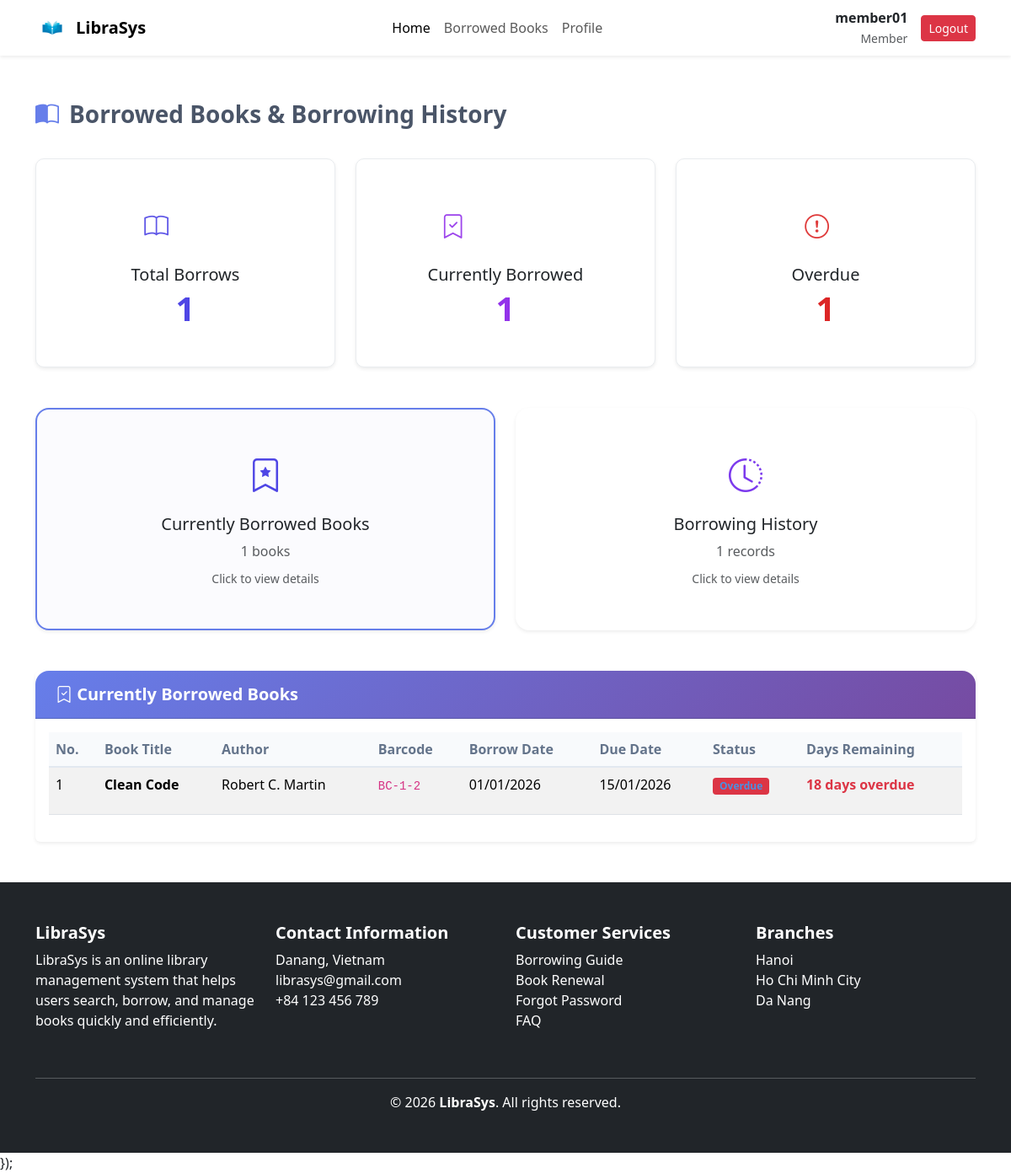
/member/borrowedBooks (signed in), run on the app's committed database.
### tables this page shows
CREATE TABLE `borrow_records` (
  `borrow_id` int(11) NOT NULL,
  `user_id` int(11) DEFAULT NULL,
  `borrow_date` date NOT NULL,
  `due_date` date NOT NULL,
  `return_date` date DEFAULT NULL,
  `status` enum('borrowed','returned','overdue') DEFAULT 'borrowed'
);

CREATE TABLE `books` (
  `book_id` int(11) NOT NULL,
  `title` varchar(255) NOT NULL,
  `author` varchar(150) DEFAULT NULL,
  `category_id` int(11) DEFAULT NULL,
  `image_url` varchar(255) DEFAULT NULL,
  `Description` text DEFAULT NULL
);

CREATE TABLE `book_copies` (
  `book_copy_id` int(11) NOT NULL,
  `book_id` int(11) DEFAULT NULL,
  `status` enum('available','borrowed','damaged','lost') DEFAULT 'available',
  `barcode` varchar(50) DEFAULT NULL,
  `created_at` timestamp NOT NULL DEFAULT current_timestamp()
);

### app/core/Controller.php (called while the page is built, shortened)
<?php
class Controller
{
    protected function model($model)
    {
        $modelPath = __DIR__ . '/../models/' . $model . '.php';
        return new $model();
    }
    protected function view($view, $data = [])
    {
        extract($data);
        $viewPath = __DIR__ . '/../views/' . $view . '.php';
        require_once $viewPath;
    }
}

### app/controllers/MemberController.php (called while the page is built, shortened)
<?php
class MemberController extends Controller
{
    public function borrowedBooks()
    {
        $user_id = $_SESSION['user_id'];
        $borrowRecordModel = $this->model('BorrowRecord');
        $currentBorrows = $borrowRecordModel->getCurrentBorrowsByUser($user_id);
        $borrowHistory = $borrowRecordModel->getBorrowHistoryByUser($user_id);
        $this->view('member/borrowed_books', [
            'currentBorrows' => $currentBorrows,
            'borrowHistory' => $borrowHistory,
            'title' => 'Sách Đang Mượn & Lịch Sử Mượn'
        ]);
    }
}

### app/core/Router.php (called while the page is built, shortened)
<?php
class Router
{
    public function run()
    {
        $requestUri = parse_url($_SERVER['REQUEST_URI'], PHP_URL_PATH);
        if (strpos($requestUri, '/public/') !== false) {
            $requestUri = substr($requestUri, strpos($requestUri, '/public/') + 8);
        } elseif (substr($requestUri, -7) === '/public') {
            $requestUri = '';
        } else {
            $requestUri = trim($requestUri, '/');
        }
        $requestUri = trim($requestUri, '/');
        $requestUri = preg_replace('/\.php$/', '', $requestUri);
        $requestUri = preg_replace('/^index\/?/', '', $requestUri);
        $parts = !empty($requestUri) ? explode('/', $requestUri) : [];
        $parts = array_filter($parts, fn($p) => !empty($p));
        $parts = array_values($parts);
        $method = !empty($parts[1]) ? $parts[1] : 'index';
        $params = array_slice($parts, 2);
        $controller = new $controllerName();
        call_user_func_array([$controller, $method], $params);
    }
}

### public/index.php (called while the page is built, shortened)
<?php
require_once __DIR__ . '/../app/config/database.php';
require_once __DIR__ . '/../app/core/Router.php';
require_once __DIR__ . '/../app/core/Controller.php';
require_once __DIR__ . '/../app/core/Model.php';
$router = new Router();
$router->run();

### app/core/Model.php (called while the page is built, shortened)
<?php
class Model {
    public function __construct() {
        $database = new Database();
        $this->db = $database->connect();
    }
}

### app/config/database.php (called while the page is built, shortened)
<?php
class Database {
    private $host = 'localhost';
    private $db_name = 'library_management';
    private $username = 'root';
    private $password = '';
    private $conn;
    public function connect() {
        try {
            $this->conn = new PDO(
                "mysql:host={$this->host};dbname={$this->db_name};charset=utf8",
                $this->username,
                $this->password
            );
            $this->conn->setAttribute(PDO::ATTR_ERRMODE, PDO::ERRMODE_EXCEPTION);
        } catch (PDOException $e) {
            die('Database connection failed: ' . $e->getMessage());
        }
        return $this->conn;
    }
}

### app/models/BorrowRecord.php (called while the page is built, shortened)
<?php
class BorrowRecord extends Model
{
    public function getBorrowHistoryByUser($user_id)
    {
        $sql = "SELECT
                    br.borrow_id,
                    br.borrow_date,
                    br.due_date,
                    br.return_date,
                    br.status,
                    b.title,
                    b.author,
                    bc.barcode
                FROM borrow_records br
                INNER JOIN borrow_records_book_copies brbc ON br.borrow_id = brbc.borrow_id
                INNER JOIN book_copies bc ON brbc.book_copy_id = bc.book_copy_id
                INNER JOIN books b ON bc.book_id = b.book_id
                WHERE br.user_id = ?
                ORDER BY br.borrow_date DESC";
        $stmt = $this->db->prepare($sql);
        $stmt->execute([$user_id]);
        return $stmt->fetchAll(PDO::FETCH_ASSOC);
    }
    public function getCurrentBorrowsByUser($user_id)
    {
        $sql = "SELECT
                    br.borrow_id,
                    br.borrow_date,
                    br.due_date,
                    br.status,
                    b.title,
                    b.author,
                    b.book_id,
                    bc.barcode,
                    DATEDIFF(br.due_date, CURDATE()) as days_remaining
                FROM borrow_records br
                INNER JOIN borrow_records_book_copies brbc ON br.borrow_id = brbc.borrow_id
                INNER JOIN book_copies bc ON brbc.book_copy_id = bc.book_copy_id
                INNER JOIN books b ON bc.book_id = b.book_id
                WHERE br.user_id = ? AND br.status != 'returned'
                ORDER BY br.due_date ASC";
        $stmt = $this->db->prepare($sql);
        $stmt->execute([$user_id]);
        return $stmt->fetchAll(PDO::FETCH_ASSOC);
    }
}

### app/views/member/borrowed_books.php (the view, shortened to what this page needs)
<?php
require_once __DIR__ . '/../layouts/header.php';
$totalBorrows =  count($borrowHistory);
$overdueCount = 0;
foreach ($currentBorrows as $borrow) {
    if ($borrow['status'] == 'overdue') {
        $overdueCount++;
    }
}
?>
<div class="container my-5">
    <div class="page-title">
        <i class="bi bi-book-half"></i>
        <span>Borrowed Books & Borrowing History</span>
    </div>
    <div class="row mb-5 gy-4">
        <div class="col-md-4 col-sm-6">
            <div class="card text-center shadow-sm h-100 stat-card stat-card-primary">
                <div class="card-body py-4">
                    <div class="stat-icon">
                        <i class="bi bi-book"></i>
                    </div>
                    <h5 class="card-title">Total Borrows</h5>
                    <p class="card-text stat-number stat-number-primary"><?php echo $totalBorrows; ?></p>
                </div>
            </div>
        </div>
        <div class="col-md-4 col-sm-6">
            <div class="card text-center shadow-sm h-100 stat-card stat-card-purple">
                <div class="card-body py-4">
                    <div class="stat-icon">
                        <i class="bi bi-bookmark-check"></i>
                    </div>
                    <h5 class="card-title">Currently Borrowed</h5>
                    <p class="card-text stat-number stat-number-purple"><?php echo count($currentBorrows); ?></p>
                </div>
            </div>
        </div>
        <div class="col-md-4 col-sm-6">
            <div class="card text-center shadow-sm h-100 stat-card stat-card-danger">
                <div class="card-body py-4">
                    <div class="stat-icon">
                        <i class="bi bi-exclamation-circle"></i>
                    </div>
                    <h5 class="card-title">Overdue</h5>
                    <p class="card-text stat-number stat-number-danger"><?php echo $overdueCount; ?></p>
                </div>
            </div>
        </div>
    </div>
    <div class="row mb-5 gy-4">
        <div class="col-md-6">
            <div class="card shadow-sm border-0 cursor-pointer section-card section-transition" data-section="current">
                <div class="card-body text-center py-5">
                    <i class="bi bi-bookmark-star section-card-icon"></i>
                    <h5 class="card-title section-card-title">Currently Borrowed Books</h5>
                    <p class="text-muted mb-2"><?php echo count($currentBorrows); ?> books</p>
                    <p class="text-muted mb-0"><small>Click to view details</small></p>
                </div>
            </div>
        </div>
        <div class="col-md-6">
            <div class="card shadow-sm border-0 cursor-pointer section-card section-transition" data-section="history">
                <div class="card-body text-center py-5">
                    <i class="bi bi-clock-history section-card-icon"></i>
                    <h5 class="card-title section-card-title-history">Borrowing History</h5>
                    <p class="text-muted mb-2"><?php echo count($borrowHistory); ?> records</p>
                    <p class="text-muted mb-0"><small>Click to view details</small></p>
                </div>
            </div>
        </div>
    </div>
    <div id="current-section" class="section-content">
        <div class="card shadow-sm border-0">
            <div class="card-header card-header-section">
                <h5>
                    <i class="bi bi-bookmark-check"></i>
                    Currently Borrowed Books
                </h5>
            </div>
            <div class="card-body">
                <?php if (empty($currentBorrows)): ?>
                    <div class="alert alert-info text-center" role="alert">
                        <i class="bi bi-info-circle"></i> You currently have no borrowed books.
                    </div>
                <?php else: ?>
                    <div class="table-responsive">
                        <table class="table table-striped table-hover">
                            <thead>
                                <tr>
                                    <th>No.</th>
                                    <th>Book Title</th>
                                    <th>Author</th>
                                    <th>Barcode</th>
                                    <th>Borrow Date</th>
                                    <th>Due Date</th>
                                    <th>Status</th>
                                    <th>Days Remaining</th>
                                </tr>
                            </thead>
                            <tbody>
                                <?php foreach ($currentBorrows as $index => $borrow): ?>
                                    <?php
                                    $statusClass = '';
                                    $statusText = '';
                                    $daysRemaining = $borrow['days_remaining'] ?? 0;
                                    if ($borrow['status'] == 'overdue') {
                                        $statusClass = 'badge bg-danger';
                                        $statusText = 'Overdue';
                                    } else {
                                        $statusClass = 'badge bg-success';
                                        $statusText = 'Borrowed';
                                    }
                                    $daysClass = '';
                                    if ($daysRemaining <= 3 && $daysRemaining > 0) {
                                        $daysClass = 'text-warning fw-bold';
                                    } elseif ($daysRemaining <= 0) {
                                        $daysClass = 'text-danger fw-bold';
                                    } else {
                                        $daysClass = 'text-success';
                                    }
                                    ?>
                                    <tr>
                                        <td><?php echo $index + 1; ?></td>
                                        <td><strong><?php echo htmlspecialchars($borrow['title']); ?></strong></td>
                                        <td><?php echo htmlspecialchars($borrow['author']); ?></td>
                                        <td><code><?php echo htmlspecialchars($borrow['barcode']); ?></code></td>
                                        <td><?php echo date('d/m/Y', strtotime($borrow['borrow_date'])); ?></td>
                                        <td><?php echo date('d/m/Y', strtotime($borrow['due_date'])); ?></td>
                                        <td><span class="<?php echo $statusClass; ?>"><?php echo $statusText; ?></span></td>
                                        <td><span class="<?php echo $daysClass; ?>">
                                                <?php
                                                if ($daysRemaining > 0) {
                                                    echo $daysRemaining . ' days';
                                                } elseif ($daysRemaining == 0) {
                                                    echo 'Today';
                                                } else {
                                                    echo abs($daysRemaining) . ' days overdue';
                                                }
                                                ?>
                                            </span></td>
                                    </tr>
                                <?php endforeach; ?>
                            </tbody>
                        </table>
                    </div>
                <?php endif; ?>
            </div>
        </div>
    </div>
</div>
<?php require_once __DIR__ . '/../layouts/footer.php'; ?>
<?php require_once __DIR__ . '/../layouts/footer.php'; ?>

### public/assets/css/style.css (style rules this page uses)
:root { --primary-color: #4a90e2; --secondary-color: #f39c12; --text-dark: #333; --text-muted: #777; --bg-light: #f8f9fa; --white: #ffffff; --danger: #e74c3c; --success: #2ecc71; --shadow: 0 4px 12px rgba(0, 0, 0, 0.1); }
.badge { display: inline-block; background: #e1f0ff; color: var(--primary-color); padding: 4px 8px; border-radius: 4px; font-size: 0.75rem; margin-bottom: 15px; align-self: flex-start; }

### public/assets/css/borrowed_books.css (style rules this page uses)
:root { --primary-gradient: linear-gradient(135deg, #667eea 0%, #764ba2 100%); --hover-shadow: 0 0.75rem 1.5rem rgba(0, 0, 0, 0.1); }
.page-title { color: #4a5568; font-weight: 700; font-size: 1.75rem; margin-bottom: 2rem; display: flex; align-items: center; gap: 0.75rem; }
.page-title i { color: #667eea; }
.stat-card { border: none; border-radius: 1rem; transition: transform 0.3s ease, box-shadow 0.3s ease; background: white; }
.stat-icon { font-size: 2.5rem; margin-bottom: 1rem; opacity: 0.9; }
.stat-number { font-size: 2.5rem; font-weight: 800; line-height: 1; }
.stat-card-primary .stat-icon, .stat-card-primary .stat-number { color: #4f46e5; }
.stat-card-purple .stat-icon, .stat-card-purple .stat-number { color: #9333ea; }
.stat-card-danger .stat-icon, .stat-card-danger .stat-number { color: #dc2626; }
.section-card { border: 2px solid transparent !important; border-radius: 1rem; transition: all 0.3s ease; background: white; }
.section-card.active { border-color: #667eea !important; background-color: #fbfbfe; }
.section-card-icon { font-size: 2.5rem; margin-bottom: 1rem; display: block; transition: transform 0.3s ease; }
.section-card[data-section="current"] .section-card-icon { color: #4f46e5; }
.section-card[data-section="history"] .section-card-icon { color: #7c3aed; }
.card-header-section { background: var(--primary-gradient); color: white; border-radius: 1rem 1rem 0 0 !important; padding: 1rem 1.5rem; }
.card-header-section h5 { margin: 0; font-weight: 600; }
.table thead th { background-color: #f8fafc; font-weight: 600; color: #64748b; border-bottom: 2px solid #e2e8f0; }

### public/assets/css/admin.css (style rules this page uses)
.stat-card { background-color: #fff; border-radius: 10px; padding: 25px; display: flex; align-items: center; gap: 20px; border: 1px solid #e9ecef; box-shadow: 0 2px 10px rgba(0, 0, 0, 0.05); }
.stat-icon { width: 60px; height: 60px; border-radius: 50%; display: flex; align-items: center; justify-content: center; font-size: 1.8rem; color: #fff; }

### data on the page
borrow_records: books.title "Clean Code", books.author "Robert C. Martin", book_copies.barcode "BC-1-2", borrow_date "01/01/2026", due_date "15/01/2026", status "Overdue", daysRemaining "18"

### other printed values
$_SESSION['username'] "member01"
$_SESSION['role'] "Member"
$totalBorrows "1"
count($currentBorrows) "1"
$overdueCount "1"
count($borrowHistory) "1"
